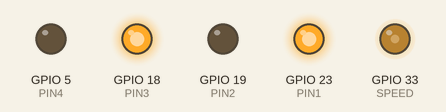
A sketch run on a simulated ESP32. On the bench: output pins drawn as LEDs (lit = HIGH).

Above: at 0.1 s.
Timing chart, 0 to 1.6 s (numbered marks = the images above):
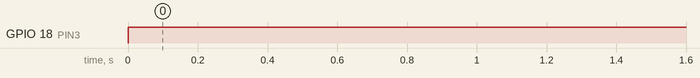

Measured:
- by itself, GPIO 18 (PIN3): LOW → HIGH at 0.00 s

The sketch:

Checks.ino
```cpp
/*
#define PIN1 19
#define PIN2 18
*/

#define PIN1 23
#define PIN2 19
#define PIN3 18
#define PIN4 5

#define SPEED 33

const int freq = 5000; // Frequency in Hz
const int ledChannel = 0; // PWM channel
const int resolution = 8; // PWM resolution (8-bit)

void setup() {
  pinMode(PIN1, OUTPUT);
  pinMode(PIN2, OUTPUT);
  pinMode(PIN3, OUTPUT);
  pinMode(PIN4, OUTPUT);

  ledcSetup(ledChannel, freq, resolution);
  ledcAttachPin(SPEED, ledChannel);

  ledcWrite(ledChannel, 100);
}

void loop() {
  digitalWrite(PIN1, HIGH);
  digitalWrite(PIN2, LOW);
  digitalWrite(PIN3, HIGH);
  digitalWrite(PIN4, LOW);
}
```
